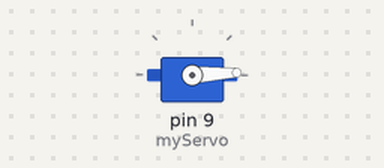
Bench run of a sketch on a simulated Arduino Uno, built with avr-gcc and run on an emulated ATmega328P. Shown: servo.

Above: at 0.05 s.
At 1.55 s:
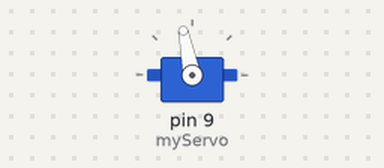
At 3.1 s:
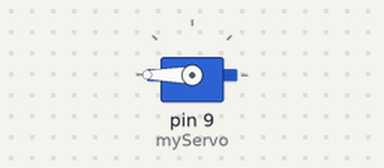
At 6.15 s:
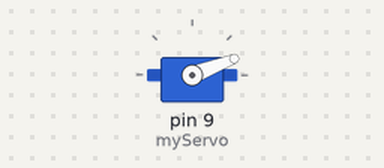
Timing chart, 0 to 9.7 s (numbered marks = the images above):
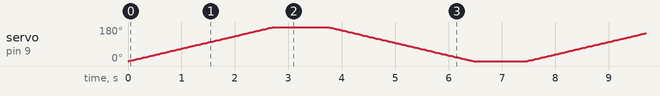

The sketch:

exp4_a__-_servomotor.ino
```cpp
#include <Servo.h>
Servo myServo;
int servoPin = 9;
int pos = 0;

void setup() {
    myServo.attach(9);
}

void loop()
{
    for (pos = 0; pos <= 180; pos++) {
        myServo.write(pos);
        delay(15);
    }
    delay(1000);
    for (pos = 180; pos >= 0; pos--) {
        myServo.write(pos);
        delay(15);
    }
    delay(1000);
}
```
